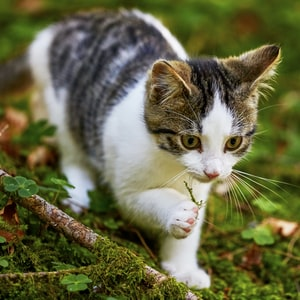
#> input picture photos/cap1.jpg, 300 x 300 px
$ python histogram.py
#> lines starting #> are read from the running program, lines starting #| are printed output that depends on the picture; after the words box and inside, x2 and y2 are one past the last pixel; in counts of white or black regions, pixels touching at a corner belong together
import cv2 as cv
import matplotlib.pyplot as plt
import numpy as np

img = cv.imread('photos/cap1.jpg')
#> img is the input picture: shape (300, 300, 3); mean B, G, R 67.1, 101.8, 101.6
cv.imshow('cat',img)

blank = np.zeros(img.shape[:2], dtype='uint8')

mask = cv.circle(blank,(img.shape[1]//2, img.shape[0]//2), 100, 255, -1)
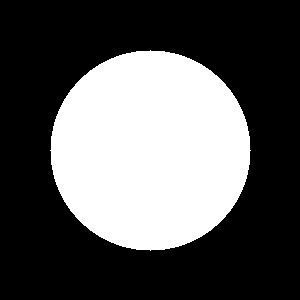
#> blank: shape (300, 300); 34.9% white; 1 white region, box (x1, y1, x2, y2) and area: (50, 50, 251, 251) 31417
cv.imshow("circle",mask)

# [4 lines of commented-out code are left out]
masked = cv.bitwise_and(img,img, mask=mask)
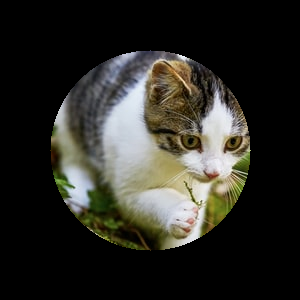
#> masked: shape (300, 300, 3); mean B, G, R 37.8, 43.6, 44.4
cv.imshow("Masked",masked)

# [11 lines of commented-out code are left out]

plt.figure()
plt.title("Color Histogram")
plt.xlabel("Bins")
plt.ylabel("no. of pixels")

colors = ('b','g','r')
for i,col in enumerate(colors):
    hist = cv.calcHist([img],[i],mask, [256], [0,256])
    plt.plot(hist, color=col)
    plt.xlim([0,256])
plt.show()
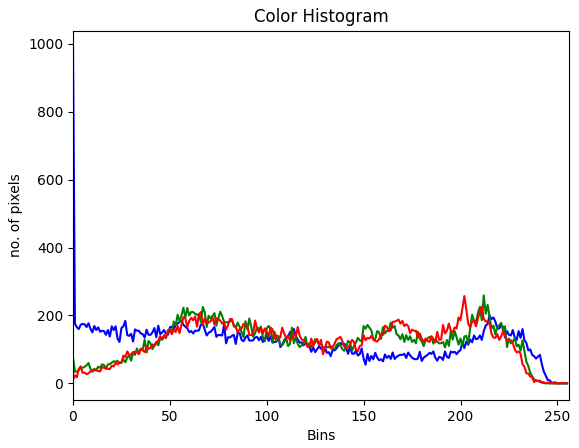
#> figure drawn by matplotlib, 1 panel; curve peaks at x = 0, y = 989; curve peaks at x = 212, y = 259; curve peaks at x = 202, y = 257
cv.waitKey(0)

$ run again, with photos/cat.jpg copied over photos/cap1.jpg
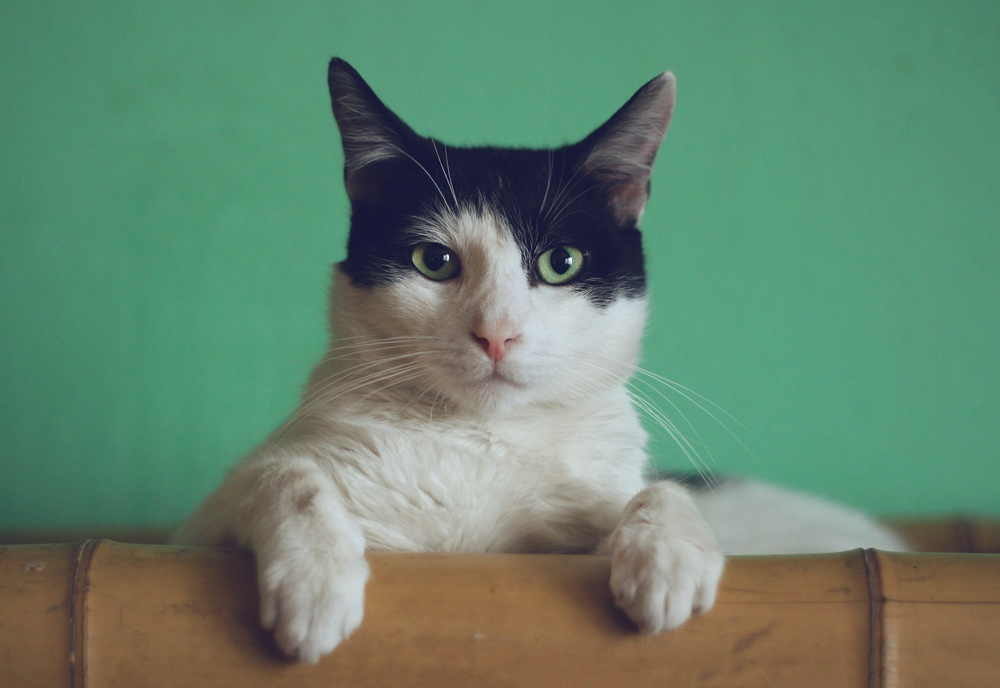
#> input picture photos/cat.jpg, 1000 x 688 px, shrunk from 5026 x 3458 before the run
#> img is the input picture: shape (688, 1000, 3); mean B, G, R 109.9, 132.6, 100.8
#> `mask = cv.circle(blank,(img.shape[1]//2, img.shape[0]//2), 100, 255, -1)`:
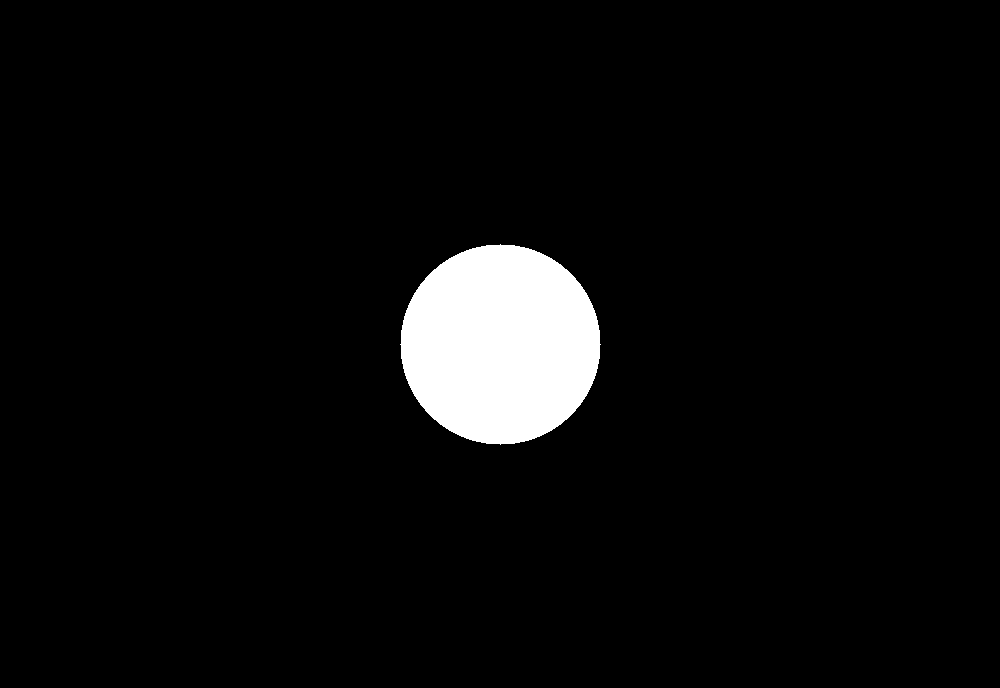
#> blank: shape (688, 1000); 4.6% white; 1 white region, box (x1, y1, x2, y2) and area: (400, 244, 601, 445) 31417
#> `plt.show()`:
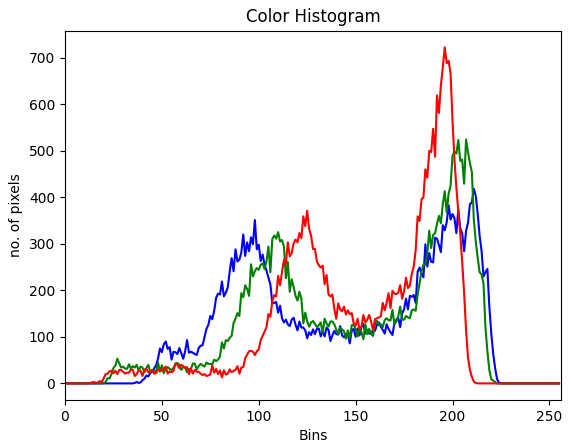
#> figure drawn by matplotlib, 1 panel; curve peaks at x = 211, y = 418; curve peaks at x = 207, y = 524; curve peaks at x = 196, y = 722
